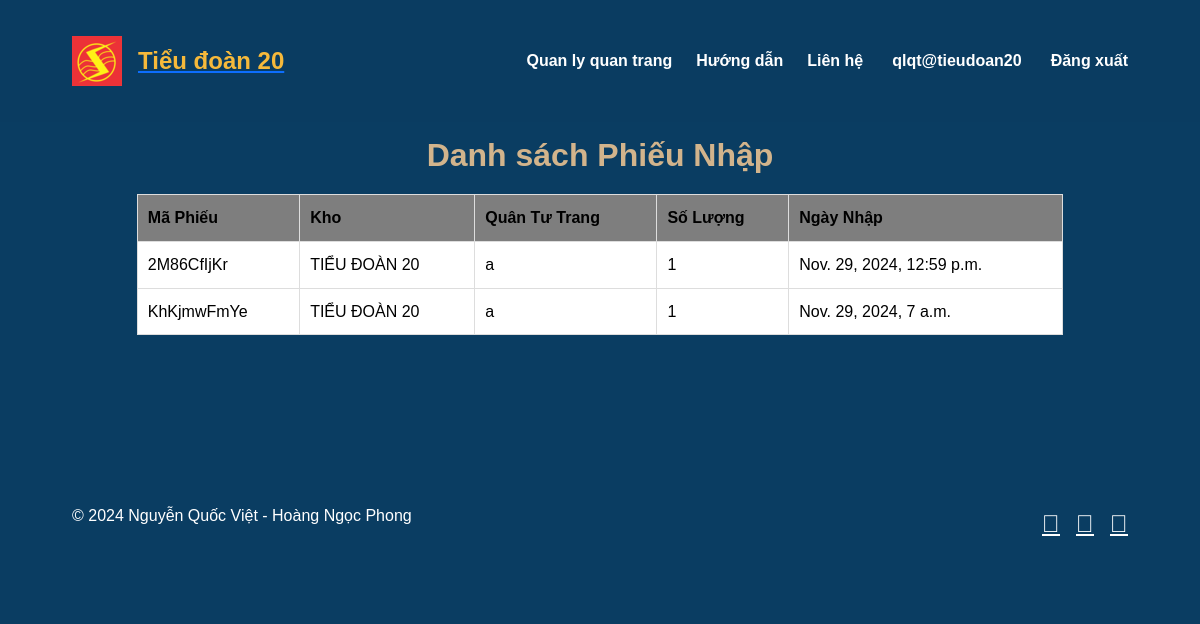
The page /nhap/ (signed in) on the database as committed earlier.
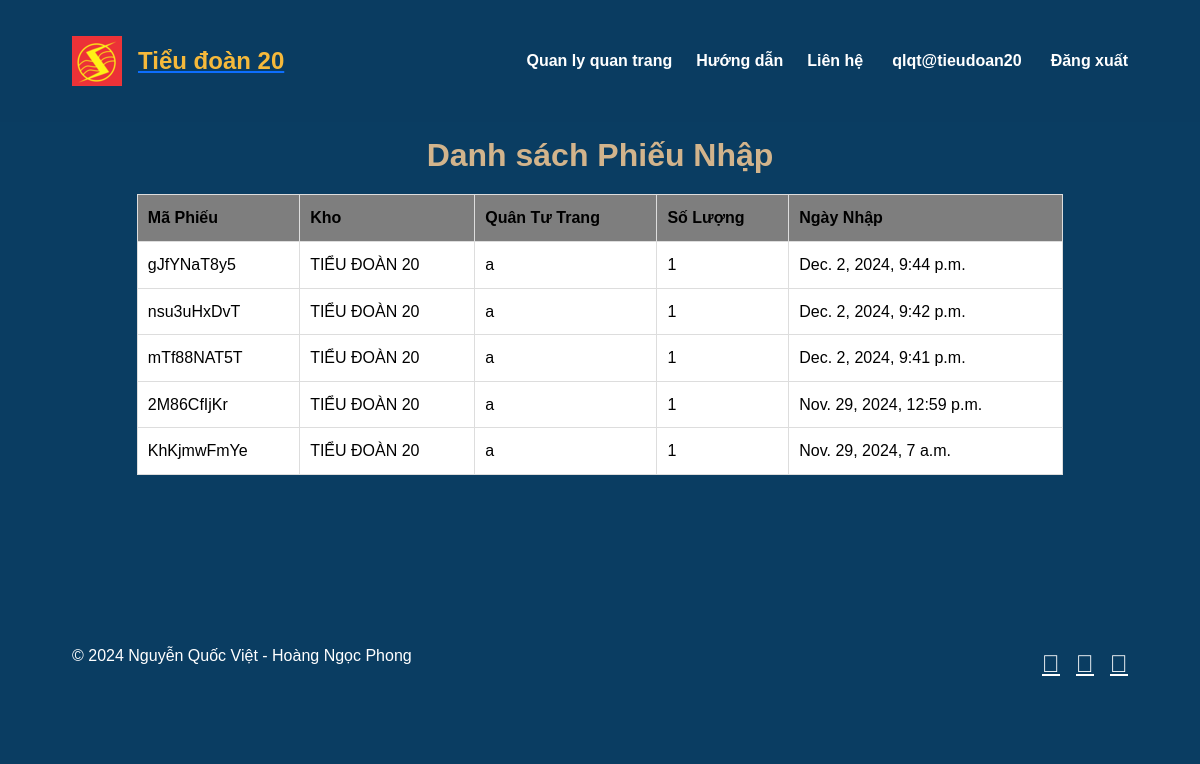
The same page on the database as committed later.
### appQLQT/models.py (models this page shows, shortened)
class PhieuNhap(models.Model):
    code = models.CharField(max_length=10, unique=True, blank=True)
    kho = models.ForeignKey(Kho, on_delete=models.CASCADE)
    quan_tu_trang = models.ForeignKey(QuanTuTrang, on_delete=models.CASCADE)
    so_luong_nhap = models.PositiveIntegerField()
    ngay_nhap = models.DateTimeField(auto_now_add=True)

class Kho(models.Model):
    ten_kho = models.CharField(max_length=100)
    don_vi = models.OneToOneField('DonVi', on_delete=models.CASCADE, related_name='kho',null=True)  # Mỗi đơn vị có 1 kho
    quan_li_kho = models.ForeignKey(settings.AUTH_USER_MODEL, on_delete=models.CASCADE, related_name='managed_kho')

class QuanTuTrang(models.Model):
    ma_qtt = models.CharField(max_length=100,null=True , blank=True)
    ten_qtt = models.CharField(max_length=100)
    loai_qtt = models.CharField(max_length=50)
    kich_co = models.CharField(max_length=20, blank=True)

### appQLQT/views.py (the view)
# urls.py: path('nhap/', views.nhap_view, name='nhap'),
def nhap_view(request):
    user_profile = request.user.profile
    don_vi = user_profile.don_vi
    kho_records = Kho.objects.filter(don_vi=don_vi)
    don_vi_list12 = DonVi.objects.all()  # Loại trừ chính đơn vị hiện tại
    grouped_don_vi = defaultdict(list)
    for don_vi in don_vi_list12:  # Lặp qua danh sách đơn vị
        grouped_don_vi[don_vi.get_cap_do_display()].append(don_vi)
    grouped_don_vi = dict(grouped_don_vi)
    phieu_nhap_list = PhieuNhap.objects.filter(kho__in=kho_records).order_by('-ngay_nhap')
    kho_id = request.GET.get('kho_id')
    if kho_id:
        try:
            kho = Kho.objects.get(id=kho_id)
            phieu_nhap_list = phieu_nhap_list.filter(kho=kho)
        except Kho.DoesNotExist:
            pass
    don_vi = user_profile.don_vi
    return render(request, 'appstatic/phieu_nhap.html', {
        'phieu_nhap_list': phieu_nhap_list,
        'grouped_don_vi': grouped_don_vi,
        'don_vi': don_vi
    })

### appQLQT/templates/appstatic/phieu_nhap.html (shortened to what this page needs)
{% extends "appstatic/base.html" %}
{% block content %}
<div class="container">
    <h2 style="font-weight: bold;color: tan;">Danh sách Phiếu Nhập</h2>
    <table class="table table-bordered">
        <thead>
            <tr>
                <th>Mã Phiếu</th>
                <th>Kho</th>
                <th>Quân Tư Trang</th>
                <th>Số Lượng</th>
                <th>Ngày Nhập</th>
            </tr>
        </thead>
        <tbody>
            {% for phieu in phieu_nhap_list %}
                <tr>
                    <td>{{ phieu.code }}</td>
                    <td>{{ phieu.kho.ten_kho }}</td>
                    <td>{{ phieu.quan_tu_trang.ten_qtt }}</td>
                    <td>{{ phieu.so_luong_nhap }}</td>
                    <td>{{ phieu.ngay_nhap }}</td>
                </tr>
            {% empty %}
                <tr>
                    <td colspan="5" class="text-center">Không có phiếu nhập nào.</td>
                </tr>
            {% endfor %}
        </tbody>
    </table>
</div>
{% endblock %}

Rows that differ between the two databases and show on the page:
added PhieuNhap: code "gJfYNaT8y5", kho.ten_kho "TIỂU ĐOÀN 20", quan_tu_trang.ten_qtt "a", so_luong_nhap "1", ngay_nhap "Dec. 2, 2024, 9:44 p.m."
added PhieuNhap: code "nsu3uHxDvT", kho.ten_kho "TIỂU ĐOÀN 20", quan_tu_trang.ten_qtt "a", so_luong_nhap "1", ngay_nhap "Dec. 2, 2024, 9:42 p.m."
added PhieuNhap: code "mTf88NAT5T", kho.ten_kho "TIỂU ĐOÀN 20", quan_tu_trang.ten_qtt "a", so_luong_nhap "1", ngay_nhap "Dec. 2, 2024, 9:41 p.m."
